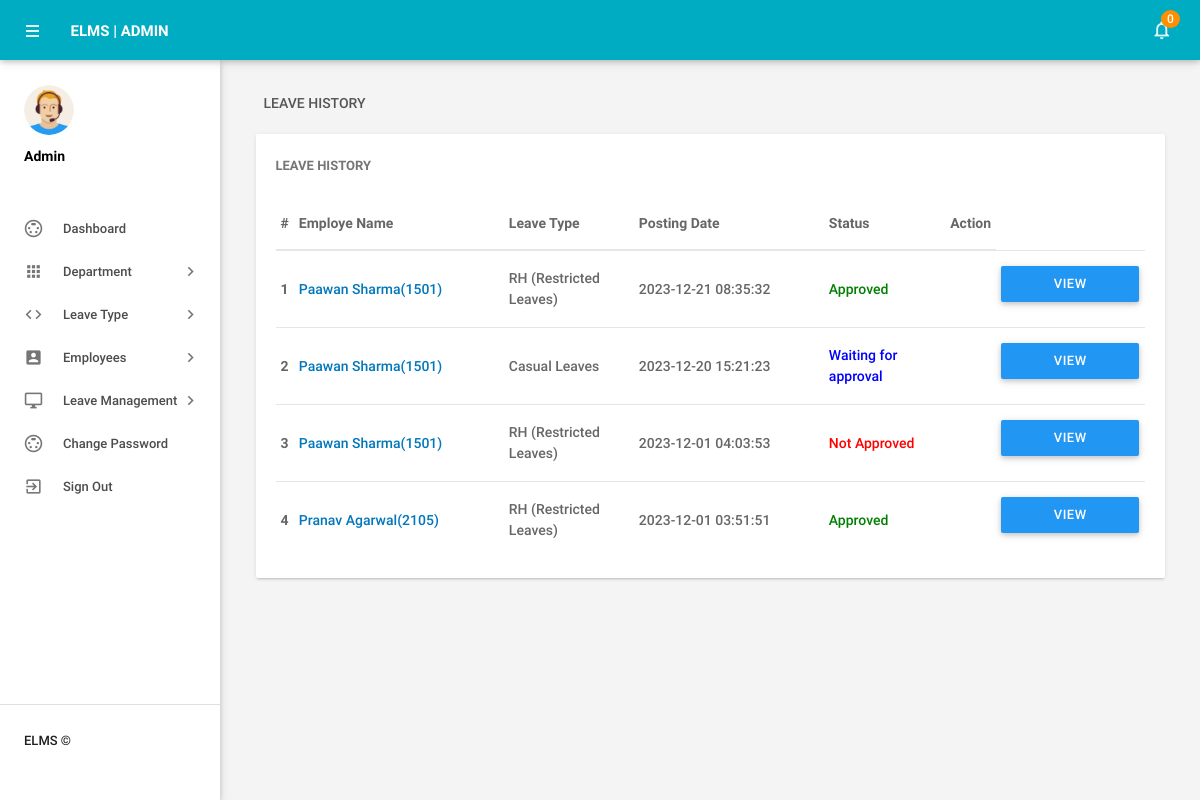
The page /admin/leaves.php (signed in) on the database as committed earlier.
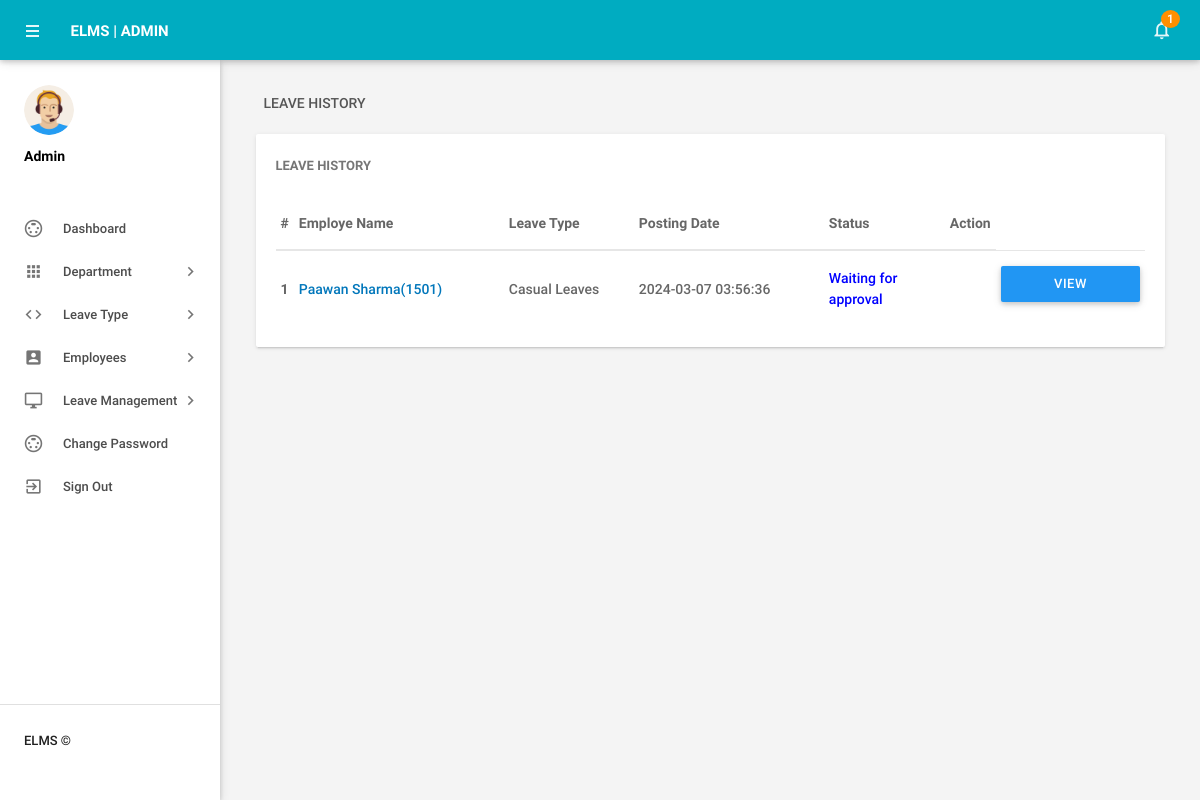
The same page on the database as committed later.
### tables this page shows
CREATE TABLE `tblleaves` (
  `id` int(11) NOT NULL,
  `LeaveType` varchar(110) DEFAULT NULL,
  `ToDate` varchar(120) DEFAULT NULL,
  `FromDate` varchar(120) DEFAULT NULL,
  `Description` mediumtext DEFAULT NULL,
  `PostingDate` timestamp NULL DEFAULT current_timestamp(),
  `AdminRemark` mediumtext DEFAULT NULL,
  `AdminRemarkDate` varchar(120) DEFAULT NULL,
  `Status` int(1) DEFAULT NULL,
  `IsRead` int(1) DEFAULT NULL,
  `empid` int(11) DEFAULT NULL
);

CREATE TABLE `tblemployees` (
  `id` int(11) NOT NULL,
  `EmpId` varchar(100) NOT NULL,
  `FirstName` varchar(150) DEFAULT NULL,
  `LastName` varchar(150) DEFAULT NULL,
  `EmailId` varchar(200) DEFAULT NULL,
  `Password` varchar(180) DEFAULT NULL,
  `Gender` varchar(100) DEFAULT NULL,
  `Dob` varchar(100) DEFAULT NULL,
  `Department` varchar(255) DEFAULT NULL,
  `Address` varchar(255) DEFAULT NULL,
  `City` varchar(200) DEFAULT NULL,
  `Country` varchar(150) DEFAULT NULL,
  `Phonenumber` char(11) DEFAULT NULL,
  `Status` int(1) DEFAULT NULL,
  `RegDate` timestamp NULL DEFAULT current_timestamp()
);

### admin/leaves.php (the view, shortened to what the changed rows need)
<?php
include('includes/config.php');
if(strlen($_SESSION['alogin'])==0)
    {
header('location:index.php');
}
else{
 ?>
<!DOCTYPE html>
<html lang="en">
    <head>
        <link type="text/css" rel="stylesheet" href="../assets/plugins/materialize/css/materialize.min.css"/>
        <link href="../assets/plugins/material-preloader/css/materialPreloader.min.css" rel="stylesheet">
        <link href="../assets/plugins/datatables/css/jquery.dataTables.min.css" rel="stylesheet">
                <link href="../assets/plugins/google-code-prettify/prettify.css" rel="stylesheet" type="text/css"/>
        <link href="../assets/css/alpha.min.css" rel="stylesheet" type="text/css"/>
        <link href="../assets/css/custom.css" rel="stylesheet" type="text/css"/>
    </head>
    <body>
       <?php include('includes/header.php');?>
       <?php include('includes/sidebar.php');?>
            <main class="mn-inner">
                <div class="row">
                    <div class="col s12">
                        <div class="page-title">Leave History</div>
                    </div>
                    <div class="col s12 m12 l12">
                        <div class="card">
                            <div class="card-content">
                                <span class="card-title">Leave History</span>
                                <table id="example" class="display responsive-table ">
                                    <thead>
                                        <tr>
                                            <th>#</th>
                                            <th width="200">Employe Name</th>
                                            <th width="120">Leave Type</th>
                                             <th width="180">Posting Date</th>
                                            <th>Status</th>
                                            <th align="center">Action</th>
                                        </tr>
                                    </thead>
                                    <tbody>
<?php $sql = "SELECT tblleaves.id as lid,tblemployees.FirstName,tblemployees.LastName,tblemployees.EmpId,tblemployees.id,tblleaves.LeaveType,tblleaves.PostingDate,tblleaves.Status from tblleaves join tblemployees on tblleaves.empid=tblemployees.id order by lid desc";
$query = $dbh -> prepare($sql);
$query->execute();
$results=$query->fetchAll(PDO::FETCH_OBJ);
$cnt=1;
if($query->rowCount() > 0)
{
foreach($results as $result)
{
      ?>
                                        <tr>
                                            <td> <b><?php echo htmlentities($cnt);?></b></td>
                                              <td><a href="editemployee.php?empid=<?php echo htmlentities($result->id);?>" target="_blank"><?php echo htmlentities($result->FirstName." ".$result->LastName);?>(<?php echo htmlentities($result->EmpId);?>)</a></td>
                                            <td><?php echo htmlentities($result->LeaveType);?></td>
                                            <td><?php echo htmlentities($result->PostingDate);?></td>
                                                                       <td><?php $stats=$result->Status;
if($stats==1){
                                             ?>
                                                 <span style="color: green">Approved</span>
                                                 <?php } if($stats==2)  { ?>
                                                <span style="color: red">Not Approved</span>
                                                 <?php } if($stats==0)  { ?>
 <span style="color: blue">Waiting for approval</span>
 <?php } ?>
                                             </td>
          <td>
           <td><a href="leave-details.php?leaveid=<?php echo htmlentities($result->lid);?>" class="waves-effect waves-light btn blue m-b-xs"  > View Details</a></td>
                                    </tr>
                                         <?php $cnt++;} }?>
                                    </tbody>
                                </table>
                            </div>
                        </div>
                    </div>
                </div>
            </main>
        </div>
        <div class="left-sidebar-hover"></div>
    </body>
</html>
<?php } ?>

### admin/includes/header.php (shortened to what the changed rows need)
        <div class="mn-content fixed-sidebar">
            <header class="mn-header navbar-fixed">
                <nav class="cyan darken-1">
                    <div class="nav-wrapper row">
                        <section class="material-design-hamburger navigation-toggle">
                            <a href="#" data-activates="slide-out" class="button-collapse show-on-large material-design-hamburger__icon">
                                <span class="material-design-hamburger__layer"></span>
                            </a>
                        </section>
                        <div class="header-title col s3">
                            <span class="chapter-title">ELMS | Admin</span>
                        </div>
                        <ul class="right col s9 m3 nav-right-menu">
                            <li class="hide-on-small-and-down"><a href="javascript:void(0)" data-activates="dropdown1" class="dropdown-button dropdown-right show-on-large"><i class="material-icons">notifications_none</i>
<?php
$isread=0;
$sql = "SELECT id from tblleaves where IsRead=:isread";
$query = $dbh -> prepare($sql);
$query->bindParam(':isread',$isread,PDO::PARAM_STR);
$query->execute();
$unreadcount=$query->rowCount();?>
                                <span class="badge"><?php echo htmlentities($unreadcount);?></span></a></li>
                        </ul>
                    </div>
                </nav>
            </header>

Rows that differ between the two databases and show on the page:
removed tblleaves: tblemployees.FirstName+LastName "Paawan Sharma", tblemployees.EmpId "1501", LeaveType "RH (Restricted Leaves)", PostingDate "2023-12-21 08:35:32", Status "Approved"
removed tblleaves: tblemployees.FirstName+LastName "Paawan Sharma", tblemployees.EmpId "1501", LeaveType "Casual Leaves", PostingDate "2023-12-20 15:21:23", Status "Waiting for approval"
removed tblleaves: tblemployees.FirstName+LastName "Paawan Sharma", tblemployees.EmpId "1501", LeaveType "RH (Restricted Leaves)", PostingDate "2023-12-01 04:03:53", Status "Not Approved"
removed tblleaves: tblemployees.FirstName+LastName "Pranav Agarwal", tblemployees.EmpId "2105", LeaveType "RH (Restricted Leaves)", PostingDate "2023-12-01 03:51:51", Status "Approved"
added tblleaves: tblemployees.FirstName+LastName "Paawan Sharma", tblemployees.EmpId "1501", LeaveType "Casual Leaves", PostingDate "2024-03-07 03:56:36", Status "Waiting for approval"
Other text that changed with them:
$unreadcount: "0" → "1"
